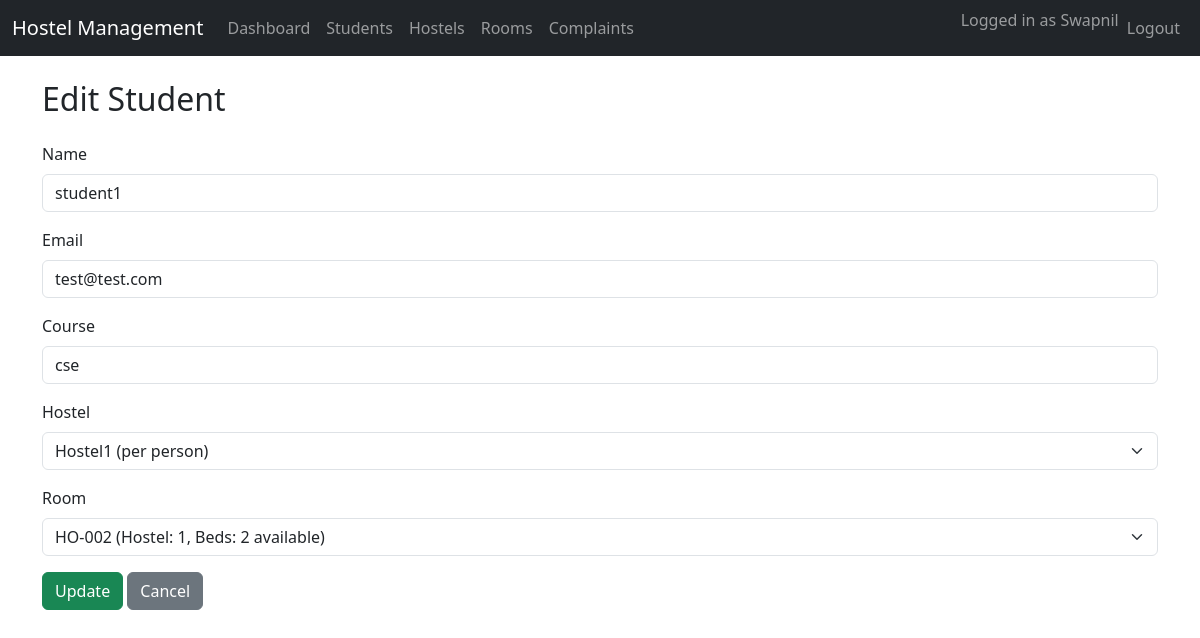
/students/edit/1 (signed in), run on the app's committed database.
### app/models/student.py (models this page shows, shortened)
class Student(db.Model):
    __tablename__ = "students"
    id = db.Column(db.Integer, primary_key=True)
    name = db.Column(db.String(100), nullable=False)
    email = db.Column(db.String(120), unique=True, nullable=False)
    course = db.Column(db.String(100))
    hostel_id = db.Column(db.Integer, db.ForeignKey("hostels.id"))
    room_id = db.Column(db.Integer, db.ForeignKey("rooms.id"))

### app/models/hostel.py (models this page shows, shortened)
class Hostel(db.Model):
    __tablename__ = "hostels"
    id = db.Column(db.Integer, primary_key=True)
    name = db.Column(db.String(100), nullable=False)
    type = db.Column(db.String(50))  # Male/Female
    capacity = db.Column(db.Integer)
    rooms = db.relationship("Room", backref="hostel", lazy=True)

### app/models/room.py (models this page shows, shortened)
class Room(db.Model):
    __tablename__ = "rooms"
    id = db.Column(db.Integer, primary_key=True)
    room_number = db.Column(db.String(20), nullable=False)
    hostel_id = db.Column(db.Integer, db.ForeignKey("hostels.id"))
    bed_count = db.Column(db.Integer)
    occupied_beds = db.Column(db.Integer, default=0)

### app/__init__.py (the view, shortened to what this page needs)
    @app.route("/students/edit/<int:student_id>", methods=["GET", "POST"])
    @login_required
    @admin_required
    def edit_student_web(student_id):
        from app.models.student import Student
        from app.models.hostel import Hostel
        from app.models.room import Room
        from app.utils.database import db
        from flask import request
        student = Student.query.get_or_404(student_id)
        hostels = Hostel.query.all()
        rooms = Room.query.filter(Room.occupied_beds < Room.bed_count).all()
        return render_template("student_form.html", student=student, hostels=hostels, rooms=rooms)

### app/templates/student_form.html (shortened to what this page needs)
{% extends 'base.html' %}
{% block content %}
<h2 class="mb-4">{{ 'Edit' if student else 'Add' }} Student</h2>
<form method="post">
  <div class="mb-3">
    <label for="name" class="form-label">Name</label>
    <input type="text" class="form-control" id="name" name="name" value="{{ student.name if student else '' }}" required>
  </div>
  <div class="mb-3">
    <label for="email" class="form-label">Email</label>
    <input type="email" class="form-control" id="email" name="email" value="{{ student.email if student else '' }}" required>
  </div>
  <div class="mb-3">
    <label for="course" class="form-label">Course</label>
    <input type="text" class="form-control" id="course" name="course" value="{{ student.course if student else '' }}">
  </div>
  <div class="mb-3">
    <label for="hostel_id" class="form-label">Hostel</label>
    <select class="form-select" id="hostel_id" name="hostel_id" required>
      {% for h in hostels %}
      <option value="{{ h.id }}" {% if student and student.hostel_id == h.id %}selected{% endif %}>{{ h.name }} ({{ h.type }})</option>
      {% endfor %}
    </select>
  </div>
  <div class="mb-3">
    <label for="room_id" class="form-label">Room</label>
    <select class="form-select" id="room_id" name="room_id" required>
      {% for r in rooms %}
      <option value="{{ r.id }}" {% if student and student.room_id == r.id %}selected{% endif %}>
        {{ r.room_number }} (Hostel: {{ r.hostel_id }}, Beds: {{ r.bed_count - r.occupied_beds }} available)
      </option>
      {% endfor %}
    </select>
  </div>
  <button type="submit" class="btn btn-success">{{ 'Update' if student else 'Add' }}</button>
  <a href="/students" class="btn btn-secondary">Cancel</a>
</form>
{% endblock %}

### data on the page
Student: name "student1", email "test@test.com", course "cse", hostel_id "Hostel1 (per person)", room_id "HO-002 (Hostel: 1, Beds: 2 available)"

### other printed values
{{ session['username'] }} "Swapnil"
{{ 'Edit' if student else 'Add' }} "Edit"
{{ 'Update' if student else 'Add' }} "Update"
